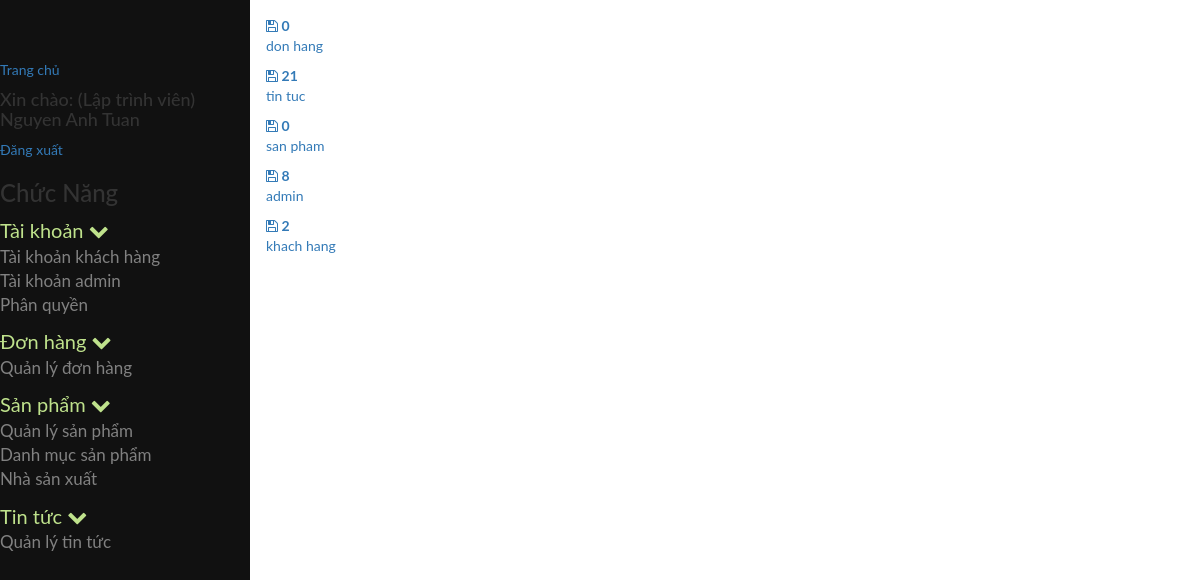
The app's page /admin/index.php (signed in) with its own data.
### tables this page shows
CREATE TABLE `tb_phanquyen` (
  `id` int(11) NOT NULL,
  `id_nhom` int(11) NOT NULL,
  `id_chucnang` int(11) NOT NULL
);

CREATE TABLE `tb_chucnang` (
  `id` int(11) NOT NULL,
  `ten` varchar(255) NOT NULL,
  `trangthai` tinyint(4) NOT NULL,
  `url` varchar(255) NOT NULL,
  `f_order` int(11) NOT NULL,
  `id_parent` int(11) NOT NULL,
  `nhanurl` varchar(255) NOT NULL,
  `hienthi` tinyint(4) NOT NULL,
  `bieutuong` varchar(255) NOT NULL
);

### admin/cores/loader.php (called while the page is built, shortened)
<?php
class loader
{
	public function view($name='',$data=array())
	{
		extract($data);
		include BASEPATH.'views/'.$name.'.php' ;
	}
}
?>

### admin/controllers/admin/page.php (called while the page is built, shortened)
<?php
class page extends JATOVI_Controller
{
	public $JATOVI = '';
	function __construct($JATOVI)
	{
		$this->JATOVI = $JATOVI;
	}
	public function index()
	{
		$data['content'] = 'admin/page/index';
		$data['contentdata'] = array();
		include BASEPATH.'models/admin/page_model.php';
		$countdh = $page_model->countdh();
		$sodh = count($countdh);
		$data['contentdata']['sodh']= $sodh;
		$sosp = count($countdh);
		$data['contentdata']['sosp']= $sosp;
		$counttt = $page_model->counttt();
		$sott = count($counttt);
		$data['contentdata']['sott']= $sott;
		$countadmin = $page_model->countadmin();
		$soadmin = count($countadmin);
		$data['contentdata']['soadmin']= $soadmin;
		$countkh = $page_model->countkh();
		$sokh = count($countkh);
		$data['contentdata']['sokh']= $sokh;
		$data['JATOVI']=$this->JATOVI;
		$this->JATOVI->load->view('admin/master',$data);
	}
}
?>

### admin/models/admin/phanquyenchucnang.php (called while the page is built, shortened)
<?php
include_once 'JATOVI_Model.php';
class phanquyenchucnang extends JATOVI_Model
{
	private $_table = "tb_phanquyen";
	private $_table2 = "tb_chucnang";
	public function getrole($id_nhom)
	{
		$sql = "SELECT * FROM {$this->_table}  INNER JOIN {$this->_table2} WHERE id_nhom = {$id_nhom} AND {$this->_table}.id_chucnang = {$this->_table2}.id ";
		$query = $this->connection->prepare($sql);
		$query->execute();
		$result = $query->fetchAll();
		return $result;
	}
}
$phanquyenchucnang = new phanquyenchucnang();
?>

### admin/models/admin/JATOVI_Model.php (called while the page is built, shortened)
<?php
class JATOVI_Model
{
	private $host = 'localhost';
	private $dbname = 'project_jatovi';
	private $dbuser = 'root';
	private $dbpass = '';
	function __construct()
	{
		try {
			$this->connection  = new PDO("mysql:host={$this->host};dbname={$this->dbname};charset=utf8",$this->dbuser,$this->dbpass);
		} catch (PDOException $e) {
			echo "(DB connection error) Lỗi kết nối cơ sở dữ liệu: ".$e->getMessage();
		}
	}
}
?>

### admin/views/admin/page/index.php (the view)
<?php include_once BASEPATH.'/controllers/admin/page.php';	 ?>
<a href="<?=base_url."index.php?module=quanlydonhang"?>">
<i  class="fa fa-floppy-o"></i>
<b><?= $sodh;?></b>
<p>don hang</p>
</a>
<a href="<?=base_url."index.php?module=quanlytintuc"?>">
<i  class="fa fa-floppy-o"></i>
<b><?= $sott;?></b>
<p>tin tuc</p>
</a>
<a href="<?=base_url."index.php?module=quanlysanpham"?>">
<i  class="fa fa-floppy-o"></i>
<b><?= $sosp;?></b>
<p>san pham</p>
</a>
<a href="<?=base_url."index.php?module=taikhoanadmin"?>">
<i  class="fa fa-floppy-o"></i>
<b><?= $soadmin;?></b>
<p>admin</p>
</a>
<a href="<?=base_url."index.php?module=taikhoankhachhang"?>">
<i  class="fa fa-floppy-o"></i>
<b><?= $sokh;?></b>
<p>khach hang</p>
</a>

### admin/views/admin/partial/sidebar.php (shortened to what this page needs)
<?php
	include_once BASEPATH.'models/admin/phanquyenchucnang.php';
	$chucnang = $phanquyenchucnang->getrole($_SESSION['userGroup']);
	$menu = array();
	foreach ($chucnang as $p) {
		if ($p['id_parent']==0) {
			$child=array();
			foreach ($chucnang as $p2) {
				if ($p2['id_parent']==$p['id']) {
					$child[]=$p2;
				}
			}
			$menu[]=array(
				'parent'=>$p,
				'child'=>$child
			);
		}
	}
?>
<nav class="sidenav" id="mySidenav">
	<a href="<?=base_url?>index.php">Trang chủ</a>
	<h4>Xin chào: <?='('.$_SESSION['userChucdanh'].')'?> <?=$_SESSION['userName']?></h4>
	<a href="<?=base_url?>index.php?module=page&action=page_logout">Đăng xuất</a>
	<h3>Chức Năng</h3>
	<?php foreach($menu as $value): ?>
		<ul>
			<li>
				<a class="parent_text">
					<?php echo $value['parent']['ten']; ?>
					<span class="fa fa-chevron-down"></span>
				</a>
				<ul>
					<?php foreach($value['child'] as $child): ?>
						<li class="<?=$child['hienthi']==0?"hidden":""?>">
							<a href="<?=base_url.'index.php?module='.$child['url']?>">
								<?=$child['ten']?>
							</a>
						</li>
					<?php endforeach; ?>
				</ul>
			</li>
		</ul>
	<?php endforeach; ?>
</nav>

### admin/public/scripts/css/style.css (style rules this page uses)
body { font-family: "Lato", sans-serif; }
body .sidenav { height: 100%; width: 250px; position: fixed; z-index: 1; top: 0; left: 0; background-color: #111; overflow-x: hidden; transition: 0.5s; padding-top: 60px; }
body .sidenav ul { list-style-type: none; padding-left: 0px; }
body .sidenav ul li a { text-decoration: none; font-size: 17px; color: #818181; display: block; transition: 0.3s; }
body .sidenav ul li .parent_text { font-size: 20px; color: #BFE28C; }

### records on screen
tb_phanquyen: id_chucnang.ten "Tài khoản"
tb_phanquyen: id_chucnang.ten "Tài khoản khách hàng"
tb_phanquyen: id_chucnang.ten "Tài khoản admin"
tb_phanquyen: id_chucnang.ten "Phân quyền"
tb_phanquyen: id_chucnang.ten "Đơn hàng"
tb_phanquyen: id_chucnang.ten "Quản lý đơn hàng"
tb_phanquyen: id_chucnang.ten "Sản phẩm"
tb_phanquyen: id_chucnang.ten "Quản lý sản phẩm"
tb_phanquyen: id_chucnang.ten "Danh mục sản phẩm"
tb_phanquyen: id_chucnang.ten "Nhà sản xuất"
tb_phanquyen: id_chucnang.ten "Tin tức"
tb_phanquyen: id_chucnang.ten "Quản lý tin tức"
tb_chucnang: id_parent "0"

### other values on screen
$_SESSION['userChucdanh'] "Lập trình viên"
$_SESSION['userName'] "Nguyen Anh Tuan"
$sott "21"
$soadmin "8"
$sokh "2"
